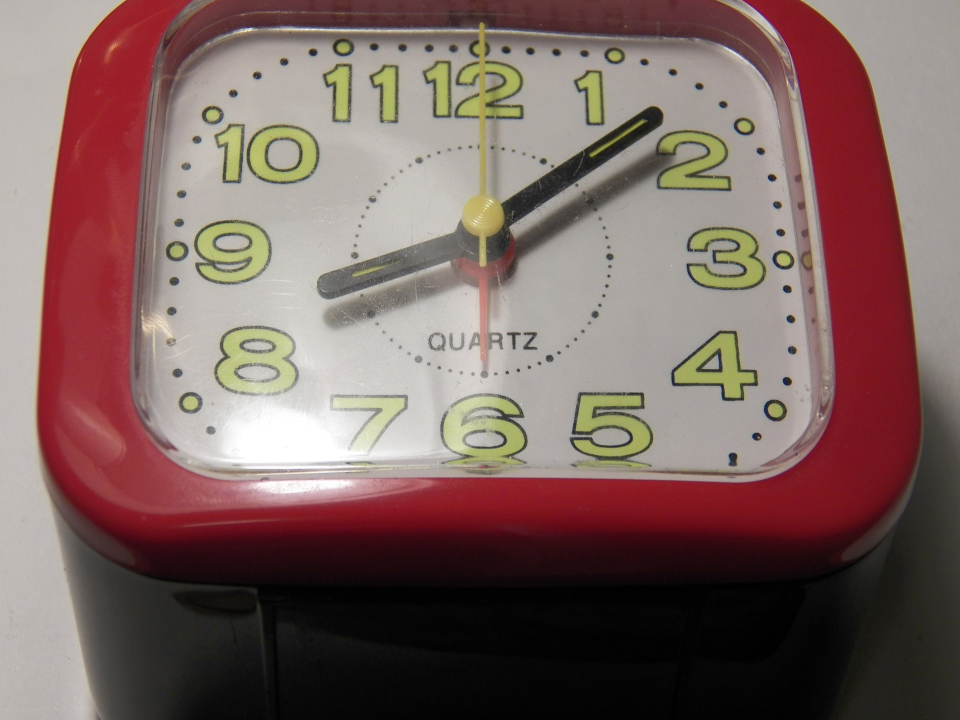
#> input picture view/tests/visual_assets/object_gen_alarm_clock_bottom_crop.jpg, 1920 x 1440 px (shown at 1/2 size)
$ python -i generate_object_dataset.py   (imports and definitions only)
#> lines starting #> are read from the running program, lines starting #| are printed output that depends on the picture
"""
Generate an expanded object-image test set into one flat asset directory.

Raw object photos use the prefix object_raw_.
Generated object photos use the prefix object_gen_.
"""
from __future__ import annotations

from pathlib import Path

import cv2
import numpy as np

ROOT_DIR = Path(__file__).resolve().parents[1]
ASSET_DIR = ROOT_DIR / "tests" / "visual_assets"


def _imread(path: Path):
    data = np.fromfile(str(path), dtype=np.uint8)
    if data.size == 0:
        return None
    return cv2.imdecode(data, cv2.IMREAD_COLOR)


def _imwrite(path: Path, image) -> bool:
    ok, encoded = cv2.imencode(".jpg", image)
    if not ok:
        return False
    encoded.tofile(str(path))
    return True


def _resize_like(image, reference):
    h, w = reference.shape[:2]
    return cv2.resize(image, (w, h), interpolation=cv2.INTER_LINEAR)


def _center_crop(image, crop_ratio: float):
    h, w = image.shape[:2]
    new_h = int(h * crop_ratio)
    new_w = int(w * crop_ratio)
    y1 = max(0, (h - new_h) // 2)
    x1 = max(0, (w - new_w) // 2)
    return image[y1 : y1 + new_h, x1 : x1 + new_w]


def _rotate(image, angle: float):
    h, w = image.shape[:2]
    matrix = cv2.getRotationMatrix2D((w / 2, h / 2), angle, 1.0)
    return cv2.warpAffine(image, matrix, (w, h), borderMode=cv2.BORDER_REFLECT_101)


def _add_noise(image, sigma: float):
    noise = np.random.default_rng(20260614).normal(0, sigma, image.shape)
    noisy = image.astype(np.float32) + noise
    return np.clip(noisy, 0, 255).astype(np.uint8)


def _warm(image):
    result = image.astype(np.float32)
    result[:, :, 2] *= 1.12
    result[:, :, 0] *= 0.92
    return np.clip(result, 0, 255).astype(np.uint8)


def _cool(image):
    result = image.astype(np.float32)
    result[:, :, 0] *= 1.12
    result[:, :, 2] *= 0.92
    return np.clip(result, 0, 255).astype(np.uint8)


def _sharpen(image):
    kernel = np.array([[0, -1, 0], [-1, 5, -1], [0, -1, 0]], dtype=np.float32)
    return cv2.filter2D(image, -1, kernel)


def _jpeg_roundtrip(image, quality: int):
    ok, encoded = cv2.imencode(".jpg", image, [int(cv2.IMWRITE_JPEG_QUALITY), quality])
    if not ok:
        return image
    decoded = cv2.imdecode(encoded, cv2.IMREAD_COLOR)
    return decoded if decoded is not None else image


def _apply_vignette(image):
    h, w = image.shape[:2]
    x = cv2.getGaussianKernel(w, w / 2.5)
    y = cv2.getGaussianKernel(h, h / 2.5)
    mask = y @ x.T
    mask = mask / mask.max()
    result = image.astype(np.float32) * (0.55 + 0.45 * mask[:, :, None])
    return np.clip(result, 0, 255).astype(np.uint8)


def _apply_shadow(image):
    h, w = image.shape[:2]
    gradient = np.linspace(0.65, 1.05, w, dtype=np.float32)
    result = image.astype(np.float32) * gradient[None, :, None]
    return np.clip(result, 0, 255).astype(np.uint8)


def _variants(image):
    h, w = image.shape[:2]
    small = cv2.resize(image, (max(32, w // 2), max(32, h // 2)))

    return {
        "bright": cv2.convertScaleAbs(image, alpha=1.15, beta=22),
        "dark": cv2.convertScaleAbs(image, alpha=0.70, beta=-10),
        "high_contrast": cv2.convertScaleAbs(image, alpha=1.28, beta=-18),
        "low_contrast": cv2.convertScaleAbs(image, alpha=0.82, beta=22),
        "blur_soft": cv2.GaussianBlur(image, (5, 5), 0),
        "blur_strong": cv2.GaussianBlur(image, (9, 9), 0),
        "sharpen": _sharpen(image),
        "noise_light": _add_noise(image, 7),
        "noise_medium": _add_noise(image, 14),
        "warm": _warm(image),
        "cool": _cool(image),
        "crop_90": _resize_like(_center_crop(image, 0.90), image),
        "crop_80": _resize_like(_center_crop(image, 0.80), image),
        "crop_70": _resize_like(_center_crop(image, 0.70), image),
        "rotate_left": _rotate(image, -5),
        "rotate_right": _rotate(image, 5),
        "rotate_left_big": _rotate(image, -10),
        "rotate_right_big": _rotate(image, 10),
        "flip_horizontal": cv2.flip(image, 1),
        "small_upscale": cv2.resize(small, (w, h), interpolation=cv2.INTER_LINEAR),
        "jpeg_95": _jpeg_roundtrip(image, 95),
        "jpeg_75": _jpeg_roundtrip(image, 75),
        "jpeg_55": _jpeg_roundtrip(image, 55),
        "gray_bgr": cv2.cvtColor(cv2.cvtColor(image, cv2.COLOR_BGR2GRAY), cv2.COLOR_GRAY2BGR),
        "equalized": cv2.cvtColor(
            cv2.equalizeHist(cv2.cvtColor(image, cv2.COLOR_BGR2GRAY)),
            cv2.COLOR_GRAY2BGR,
        ),
        "top_crop": _resize_like(image[: int(h * 0.86), :], image),
        "bottom_crop": _resize_like(image[int(h * 0.14) :, :], image),
        "left_crop": _resize_like(image[:, : int(w * 0.86)], image),
        "right_crop": _resize_like(image[:, int(w * 0.14) :], image),
        "letterbox": cv2.copyMakeBorder(
            cv2.resize(image, (int(w * 0.86), int(h * 0.86))),
            int(h * 0.07),
            h - int(h * 0.86) - int(h * 0.07),
            int(w * 0.07),
            w - int(w * 0.86) - int(w * 0.07),
            cv2.BORDER_CONSTANT,
            value=(245, 245, 245),
        ),
        "vignette": _apply_vignette(image),
        "shadow": _apply_shadow(image),
    }


def main() -> int:
    ASSET_DIR.mkdir(parents=True, exist_ok=True)

    raw_paths = sorted(ASSET_DIR.glob("object_raw_*.jpg"))
    if not raw_paths:
        raise RuntimeError(f"no object_raw_*.jpg images found in {ASSET_DIR}")

    for stale in ASSET_DIR.glob("object_gen_*.jpg"):
        stale.unlink()

    written = []
    for raw_path in raw_paths:
        image = _imread(raw_path)
        if image is None:
            continue

        raw_stem = raw_path.stem.removeprefix("object_raw_")
        for suffix, variant in _variants(image).items():
            out_path = ASSET_DIR / f"object_gen_{raw_stem}_{suffix}.jpg"
            if _imwrite(out_path, variant):
                written.append(out_path)

    print(f"raw images: {len(raw_paths)}")
    print(f"generated images: {len(written)}")
    print(f"output: {ASSET_DIR}")
    return 0


# [2 lines not run here, left out]

>>> import cv2
>>> picture = cv2.imread('visual_assets/object_gen_alarm_clock_bottom_crop.jpg')
#> picture is the input picture: shape (1440, 1920, 3); mean B, G, R 96.9, 100.6, 124.7
>>> result = _variants(picture)
#> in _add_noise, `noise = np.random.default_rng(20260614).normal(0, sigma, image.shape)`:
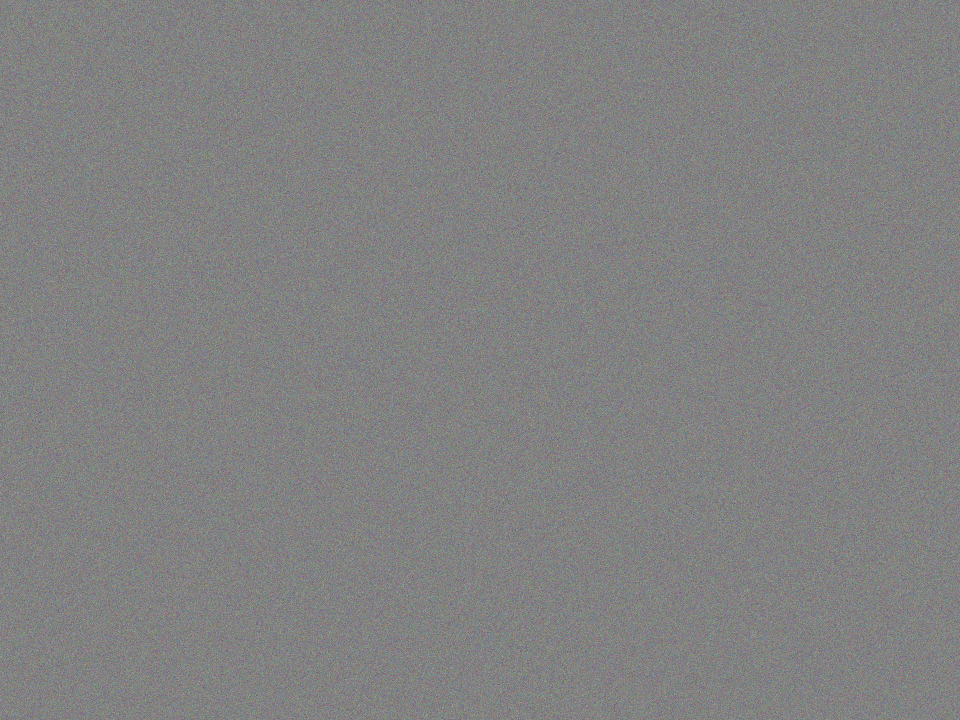
#> noise: shape (1440, 1920, 3) float64 (shown at 1/2 size); mean B, G, R 0, 0, 0; drawn with min black and max white
#> in _center_crop, `h, w = image.shape[:2]`: h = 1440; w = 1920
#> in _center_crop, `new_h = int(h * crop_ratio)`: new_h = 1296
#> in _center_crop, `new_w = int(w * crop_ratio)`: new_w = 1728
#> in _center_crop, `y1 = max(0, (h - new_h) // 2)`: y1 = 72
#> in _center_crop, `x1 = max(0, (w - new_w) // 2)`: x1 = 96
#> in _resize_like, `h, w = reference.shape[:2]`: h = 1440; w = 1920
#> call 3 of _center_crop, with crop_ratio = 0.7
#> in _center_crop (call 3), `new_h = int(h * crop_ratio)`: new_h = 1007
#> in _center_crop (call 3), `new_w = int(w * crop_ratio)`: new_w = 1344
#> in _center_crop (call 3), `y1 = max(0, (h - new_h) // 2)`: y1 = 216
#> in _center_crop (call 3), `x1 = max(0, (w - new_w) // 2)`: x1 = 288
#> in _center_crop (call 3), `return image[y1 : y1 + new_h, x1 : x1 + new_w]`:
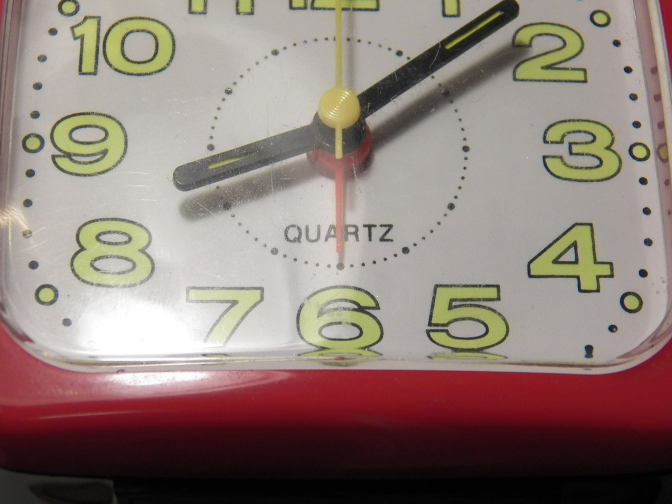
#> returned value: shape (1007, 1344, 3) (shown at 1/2 size); mean of channels 0, 1, 2 119.7, 126.3, 143.2; drawn as B, G, R
#> in _rotate, `h, w = image.shape[:2]`: h = 1440; w = 1920
#> in _rotate, `matrix = cv2.getRotationMatrix2D((w / 2, h / 2), angle, 1.0)`: matrix = [[0.996, -0.0872, 66.41], [0.0872, 0.996, -80.93]]
#> call 3 of _rotate, with angle = -10
#> in _rotate (call 3), `matrix = cv2.getRotationMatrix2D((w / 2, h / 2), angle, 1.0)`: matrix = [[0.985, -0.174, 139.6], [0.174, 0.985, -155.8]]
#> in _rotate (call 3), `return cv2.warpAffine(image, matrix, (w, h), borderMode=cv2.BORDER_REF..`:
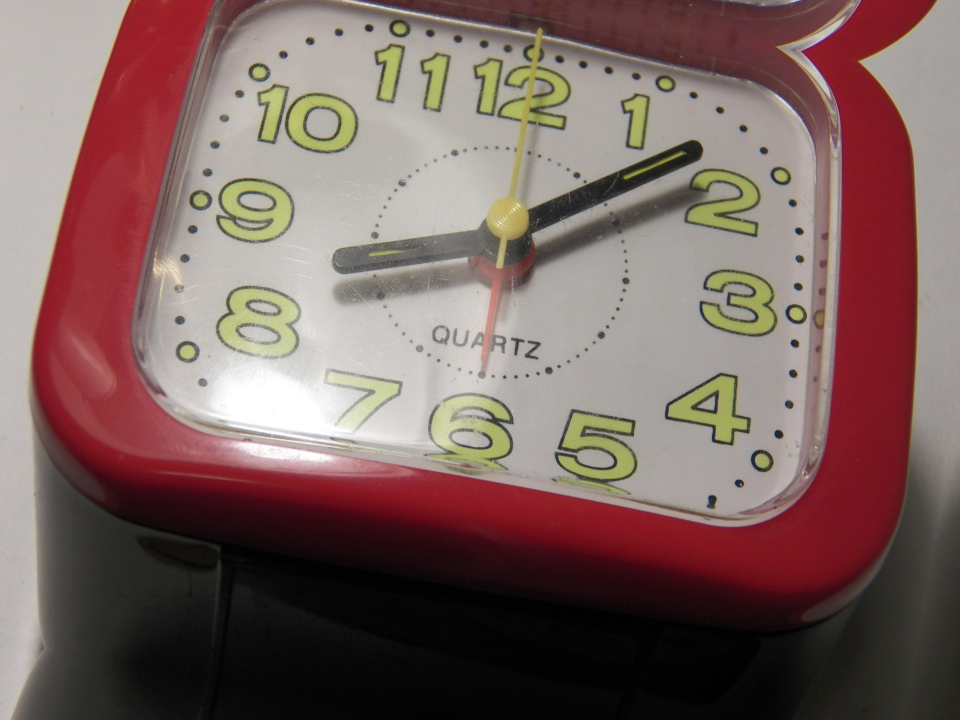
#> returned value: shape (1440, 1920, 3) (shown at 1/2 size); mean of channels 0, 1, 2 95.8, 99.5, 123.6; drawn as B, G, R
#> in _resize_like (call 7), `return cv2.resize(image, (w, h), interpolation=cv2.INTER_LINEAR)`:
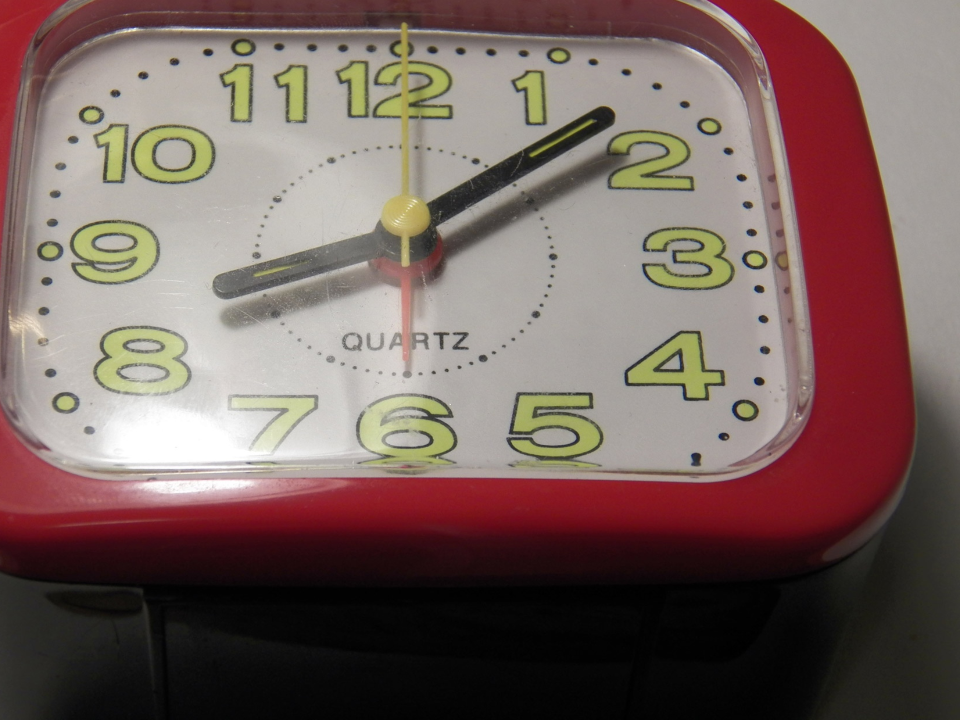
#> returned value: shape (1440, 1920, 3) (shown at 1/2 size); mean of channels 0, 1, 2 94.6, 99, 119; drawn as B, G, R
#> in _apply_vignette, `h, w = image.shape[:2]`: h = 1440; w = 1920
#> in _apply_vignette, `x = cv2.getGaussianKernel(w, w / 2.5)`: x = 1920 values, max 0.000659 at index 959, min 0.000302 at index 0, mean 0.000521
#> in _apply_vignette, `y = cv2.getGaussianKernel(h, h / 2.5)`: y = 1440 values, max 0.000878 at index 719, min 0.000402 at index 0, mean 0.000694
#> in _apply_vignette, `mask = mask / mask.max()`:
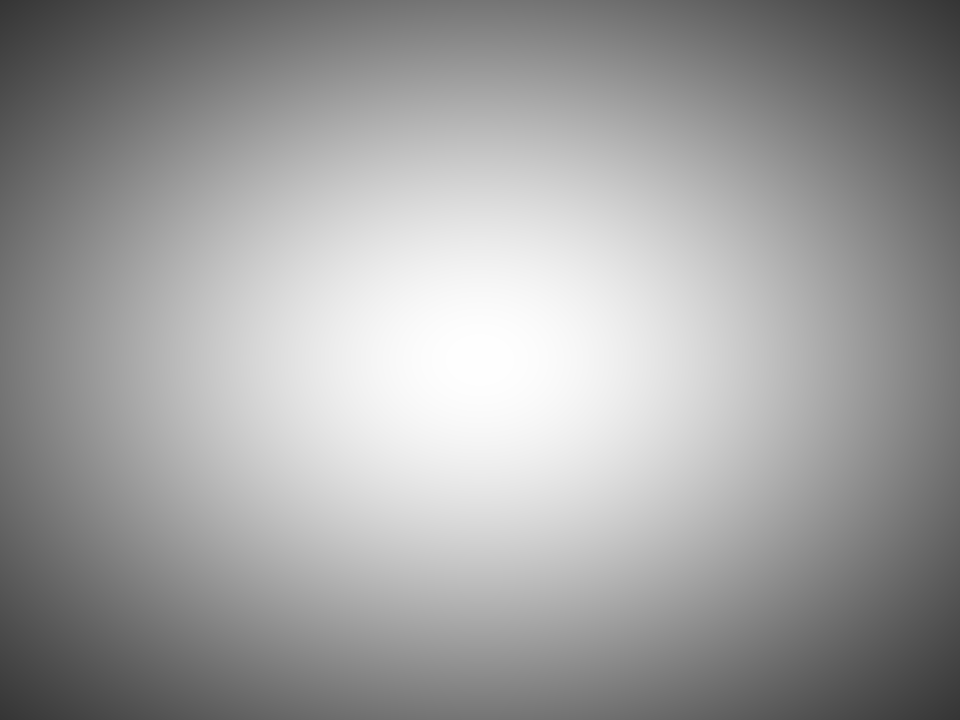
#> mask: shape (1440, 1920) float64 (shown at 1/2 size); min 0.21, max 1, mean 0.625
#> in _apply_vignette, `result = image.astype(np.float32) * (0.55 + 0.45 * mask[:, :, None])`:
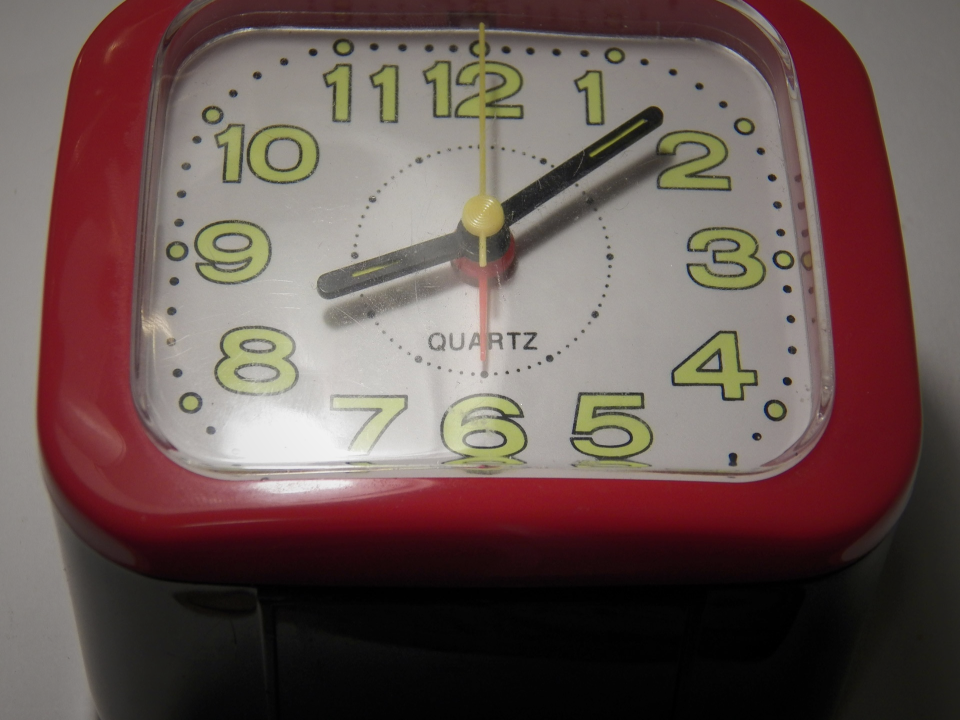
#> result: shape (1440, 1920, 3) float64 (shown at 1/2 size); mean B, G, R 82.5, 85.8, 105.5
#> in _apply_shadow, `h, w = image.shape[:2]`: h = 1440; w = 1920
#> in _apply_shadow, `result = image.astype(np.float32) * gradient[None, :, None]`:
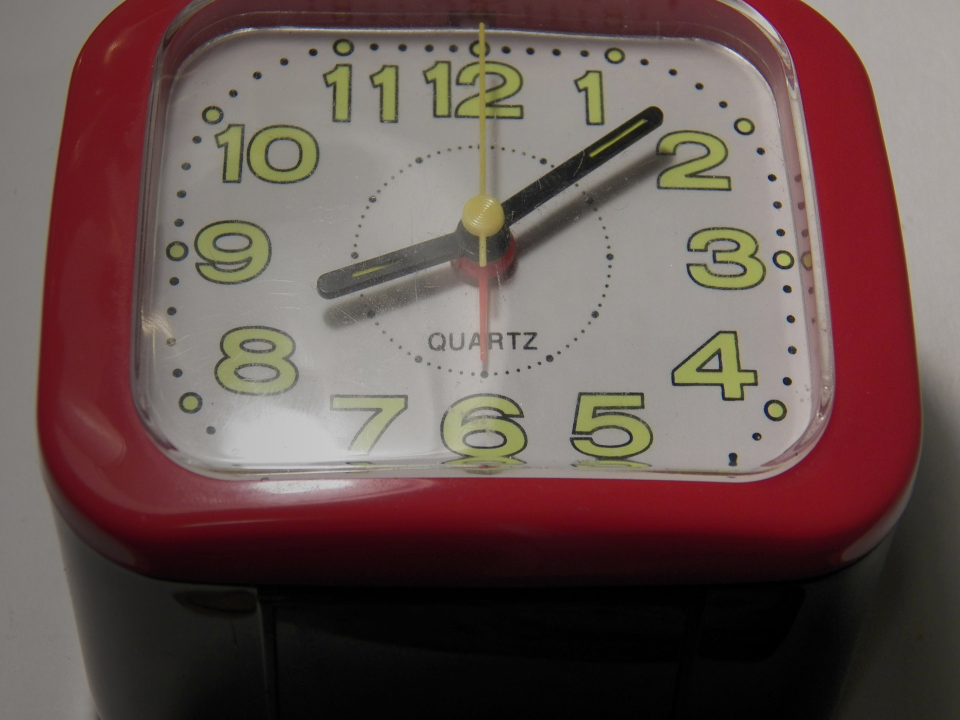
#> result: shape (1440, 1920, 3) float32 (shown at 1/2 size); mean B, G, R 80.4, 83.4, 103.8
#> result = 32 items
